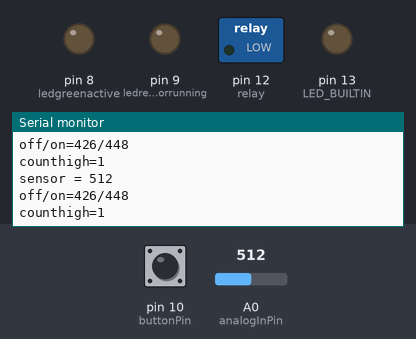
Bench run of a sketch on a simulated Arduino Nano, built with avr-gcc and run on an emulated ATmega328P. Parts: switched loads named in the sketch (green lamp = pin HIGH), output pins drawn as LEDs (lit = HIGH), the last lines printed to the serial monitor. The test bench sets the inputs (shaded band); at power-on: A0 (analogInPin) = 512, pin 10 (buttonPin) HIGH.

Above: at 2.8 s.
2.9 s: A0 (analogInPin) set to 462
At 3.8 s:
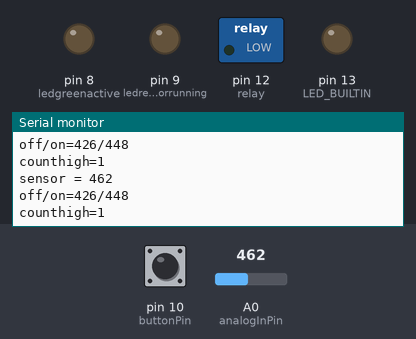
4.4 s: A0 (analogInPin) set to 429
At 5.7 s:
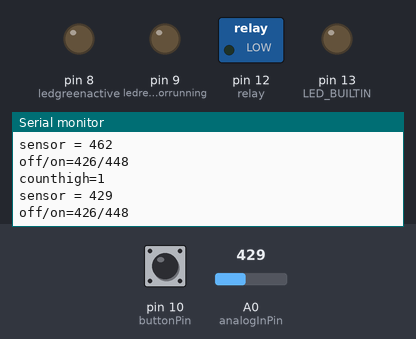
Timing chart, 0 to 7.4 s (numbered marks = the images above; inputs shaded):
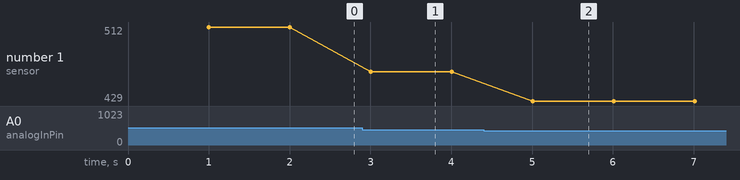

Measured:
- the behaviour switches between 448 and 447 on A0 (analogInPin) (found by bisection; images 1 and 2)
- after the input at 2.9 s, the serial monitor: prints a new line after 0.11 s (image 1)
- after the input at 4.4 s, the serial monitor: prints a new line after 0.61 s (image 2)
- plotted number 1: 512 → 462 after the input at 2.9 s, 462 → 429 after the input at 4.4 s

The sketch:

carruningrelayon_nano_v4.ino
```cpp
/*
running motor check 14v on battery voltage
board arduino nano
13v off -13.8v on
delay 3 sec on
delay 5 sec off
battery 12V emergency off
pushbutton  on/off relay control
             pushbutton select on and voltage measurement must be met to allow on
led active
led motor running
nano board

remark to remember
supply from buckconverter 5v connect to 5v of nano not to vin
when connected to vin the 5v is too low for the nano!!! when you measure your 5v  pin you will only have 3.8v or less
so connect 5v powersupply to the 5v connection and not vin!!!!
*/

#include <elapsedMillis.h>
#define analogInPin A0
#define relay 12
#define buttonPin 10
#define ledredmotorrunning 9
#define ledgreenactive 8
//var
int readvoltage = 0;  // value read from the pot
float voltage = 0;
float offset =0.15;
elapsedMillis scan;
int scaninterval = 1000;
elapsedMillis scanled;
int scanledinterval = 500;

int trigrelayon =448;
int trigrelayoff = trigrelayon-22;
int triglowbattery = 405;
int countlow =0;
int maxcountlow = 5;
int counthigh =0;
int maxcounthigh =5;
//pushbutton
bool lastButtonState = HIGH;  // Previous state of the button
bool buttonState;
bool modeOn =false;
elapsedMillis scanbutton;
int debounceDelay =2000;
//version management
String version ="version4";

void setup()
{
  // initialize digital pin LED_BUILTIN as an output.
  Serial.begin(115200);
  //config io
  pinMode(buttonPin,INPUT);
  pinMode(relay,OUTPUT);
  pinMode(ledgreenactive,OUTPUT);
  pinMode(ledredmotorrunning,OUTPUT);

  //init outputs
  digitalWrite(ledredmotorrunning, LOW);
  digitalWrite(ledgreenactive,LOW);
  digitalWrite(relay,LOW);

  //internal blinkled show when working
  pinMode(LED_BUILTIN, OUTPUT);

   Serial.print("version = ");
   Serial.println(version);
}
void loop()
{

checkPushButton();
if (scan > scaninterval)
  {
    // read the analog in value
    readvoltage = analogRead(analogInPin);
    // print the readings in the Serial Monitor
    Serial.print("sensor = ");
    Serial.println(readvoltage);
    Serial.print("off/on=");
    Serial.print(trigrelayoff);
    Serial.print("/");
    Serial.println(trigrelayon);
    //procesrelayoff
    if ( readvoltage <= trigrelayoff)
      { countlow +=1;
        counthigh =0;
        Serial.print("countlow=");
        Serial.println(countlow);
        if (countlow >= maxcountlow)
        {
         digitalWrite(relay,LOW);
         digitalWrite(ledredmotorrunning,LOW);
         countlow = 0;
        }
      }

    if ( readvoltage >= trigrelayon)
      { counthigh +=1;
        Serial.print("counthigh=");
        Serial.println(counthigh);
      }
    if (counthigh >= maxcounthigh)
      {
        counthigh =maxcounthigh;
        if (modeOn)
        {
          digitalWrite(relay,HIGH);
          digitalWrite(ledredmotorrunning,HIGH);
        }
        else
        {
          digitalWrite(relay,LOW);
          digitalWrite(ledredmotorrunning,LOW);
        }
      }
    //emergency low battery off
    if ( readvoltage <= triglowbattery)
    {  counthigh=0;
       countlow=0;
       digitalWrite(relay,LOW);
    }
    //check button off
    if (!modeOn)
      {
        counthigh = 0;
        countlow= 0;
        digitalWrite(relay,LOW);
        digitalWrite(ledredmotorrunning,LOW);
      }
    scan=0;
  }

  //led to view switched on blinking on nano
  if (scanled > scanledinterval)
   {
      if (digitalRead(relay))
       { //showoutput
         if (digitalRead(LED_BUILTIN))
           {digitalWrite(LED_BUILTIN,LOW);}
         else
          {digitalWrite(LED_BUILTIN,HIGH);}
       }
      scanled =0;
    }

}

void checkPushButton() {
  if (scanbutton >= debounceDelay) {
    bool reading = digitalRead(buttonPin);

    if (reading != lastButtonState)
    {
      scanbutton = 0;  // Reset the timer
      if (reading != buttonState)
      {
        buttonState = reading;
        if (buttonState == LOW)// Button is pressed
         {
            modeOn = !modeOn;  // Toggle the mode
            digitalWrite(ledgreenactive,modeOn);
            Serial.println("--------");
            Serial.print("modeOn = ");
            Serial.println(modeOn);
            Serial.println("--------");
         }
      }
    }

    lastButtonState = reading;

  }
}
```
